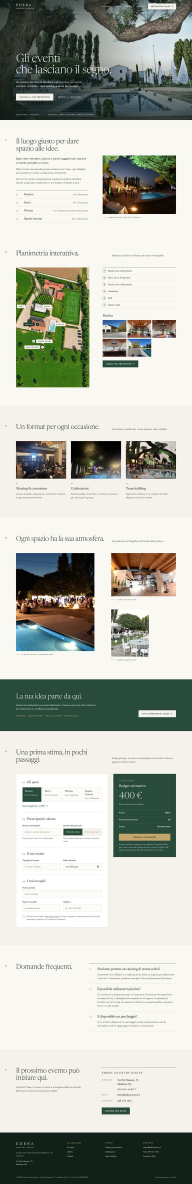
#> input picture EderaCountry-Sito/screenshot/planimetria/home-1440.jpg, 576 x 3550 px, given in place of planimetria-aerea.png, which was not available (shown at 1/3 size)
$ python immagini.py
#> lines starting #> are read from the running program, lines starting #| are printed output that depends on the picture
"""Le immagini della planimetria: dagli originali (assets/originali/planimetria/, fuori da git) alle versioni
compresse in WebP (assets/web/planimetria/, in git), alle misure che servono al sito.

- La foto aerea non si ridisegna e non si ritocca: solo riduzione e compressione (il canale alfa era tutto
  opaco, si toglie senza cambiare nulla). Misure: 981 (quella vera), 760, 560, 400 px di larghezza.
- Le cinque foto del Rustico: grande 1600 (quella vera), media 960, miniatura 200.

Gli originali vengono dal prototipo del committente (planimetria_interattiva1_1.html, immagini in base64).
Si rifanno con: python3 EderaCountry-Sito/_sorgente/immagini.py   (serve Pillow con il supporto WebP)
"""
import pathlib

RADICE = pathlib.Path(__file__).resolve().parent.parent
ORIGINALI = RADICE / "assets" / "originali" / "planimetria"
WEB = RADICE / "assets" / "web" / "planimetria"

AEREA = ("planimetria-aerea.png", "planimetria", (981, 760, 560, 400), 72)
GALLERIA = [(f"rustico-{n}.jpg", f"rustico-{n}") for n in range(1, 6)]
MISURE_GALLERIA = ((1600, 78), (960, 78), (200, 74))


def nomi():
    """I file WebP che il tema si aspetta, in ordine: [(nome base, [file dal piu' grande])]."""
    out = [(AEREA[1], [f"{AEREA[1]}-{w}.webp" for w in AEREA[2]])]
    for _, base in GALLERIA:
        out.append((base, [f"{base}-{w}.webp" for w, _ in MISURE_GALLERIA]))
    return out


def mancano():
    return [f for _, fs in nomi() for f in fs if not (WEB / f).exists()]


def prepara():
    from PIL import Image  # noqa: WPS433 (solo quando servono)
    WEB.mkdir(parents=True, exist_ok=True)
    im = Image.open(ORIGINALI / AEREA[0])
#> im is the input picture: PIL image 576x3550 RGB; mean R, G, B 183.6, 186.6, 177.9
    if im.mode == "RGBA" and im.getchannel("A").getextrema() != (255, 255):
        raise SystemExit("la foto aerea ha zone trasparenti: va controllata prima di toglierne il canale alfa")
    im = im.convert("RGB")
    for w in AEREA[2]:
        r = im if w == im.width else im.resize((w, round(im.height * w / im.width)), Image.LANCZOS)
        r.save(WEB / f"{AEREA[1]}-{w}.webp", "WEBP", quality=AEREA[3], method=6)
#> this loop made 4 passes
#> pass 1, in prepara, `r = im if w == im.width else im.resize((w, round(im.height * w / im.wi..`:
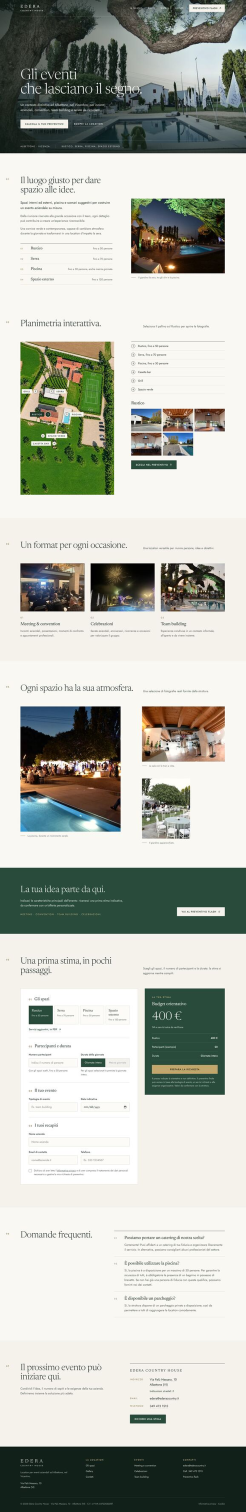
#> r: PIL image 981x6046 RGB (shown at 1/4 size); mean R, G, B 183.5, 186.6, 177.9
#> after the loop:
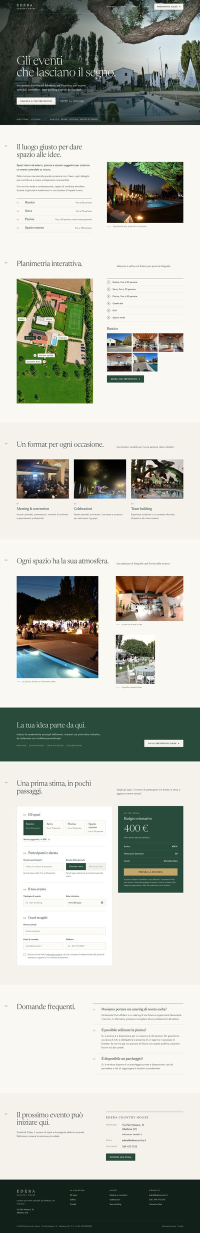
#> r: PIL image 400x2465 RGB (shown at 1/2 size); mean R, G, B 183.5, 186.6, 177.9
    for nome, base in GALLERIA:
        g = Image.open(ORIGINALI / nome).convert("RGB")
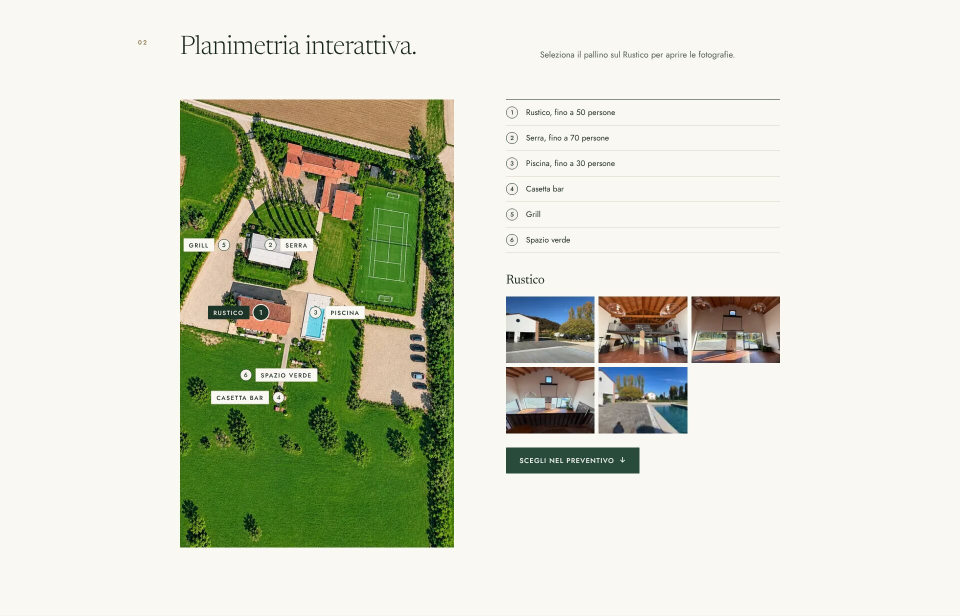
#> input picture EderaCountry-Sito/screenshot/planimetria/sezione-1920.jpg, 1920 x 1232 px, given in place of rustico-1.jpg, which was not available (shown at 1/2 size)
#> g is the input picture: PIL image 1920x1232 RGB; mean R, G, B 209.7, 213.5, 196.5
        for w, q in MISURE_GALLERIA:
            r = g if w == g.width else g.resize((w, round(g.height * w / g.width)), Image.LANCZOS)
            r.save(WEB / f"{base}-{w}.webp", "WEBP", quality=q, method=6)
#> this loop made 3 passes
#> pass 2, in prepara, `r = g if w == g.width else g.resize((w, round(g.height * w / g.width))..`:
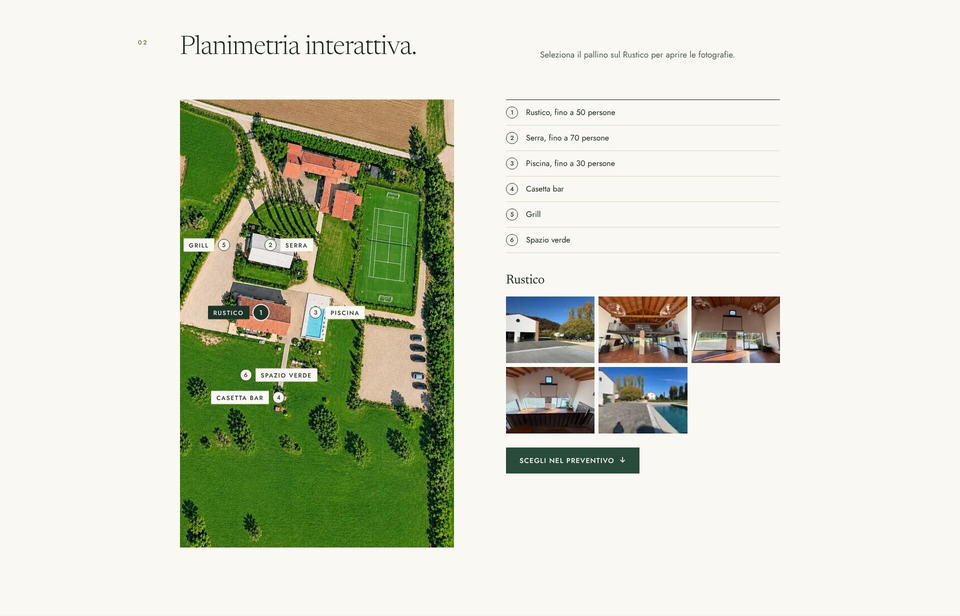
#> r: PIL image 960x616 RGB; mean R, G, B 209.6, 213.5, 196.5
#> pass 3, in prepara, `r = g if w == g.width else g.resize((w, round(g.height * w / g.width))..`:
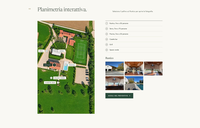
#> r: PIL image 200x128 RGB; mean R, G, B 209.6, 213.5, 196.4


if __name__ == "__main__":
#> (the run stopped early here; a loop or call above may not have finished)
